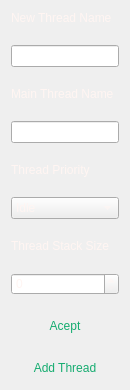
   <widget class="QWidget" name="widget_options_thread_options" native="true">
    <property name="geometry">
     <rect>
      <x>670</x>
      <y>60</y>
      <width>132</width>
      <height>241</height>
     </rect>
    </property>
    <layout class="QVBoxLayout" name="verticalLayout_9">
     <property name="spacing">
      <number>20</number>
     </property>
     <property name="sizeConstraint">
      <enum>QLayout::SetFixedSize</enum>
     </property>
     <item>
      <layout class="QVBoxLayout" name="verticalLayout_6">
       <property name="sizeConstraint">
        <enum>QLayout::SetFixedSize</enum>
       </property>
       <item>
        <widget class="QLabel" name="l_thread_name">
         <property name="styleSheet">
          <string notr="true">font: 12pt &quot;Segoe UI&quot;;
color: rgb(255, 245, 242);
border-color: rgb(21, 172, 112);</string>
         </property>
         <property name="text">
          <string>New Thread Name</string>
         </property>
        </widget>
       </item>
       <item>
        <widget class="QLineEdit" name="le_thread_name">
         <property name="styleSheet">
          <string notr="true">font: 12pt &quot;Segoe UI&quot;;
color: rgb(255, 245, 242);
border-color: rgb(21, 172, 112);</string>
         </property>
        </widget>
       </item>
      </layout>
     </item>
     <item>
      <layout class="QVBoxLayout" name="verticalLayout_32">
       <property name="sizeConstraint">
        <enum>QLayout::SetFixedSize</enum>
       </property>
       <item>
        <widget class="QLabel" name="l_main_thread_name">
         <property name="styleSheet">
          <string notr="true">font: 12pt &quot;Segoe UI&quot;;
color: rgb(255, 245, 242);
border-color: rgb(21, 172, 112);</string>
         </property>
         <property name="text">
          <string>Main Thread Name</string>
         </property>
        </widget>
       </item>
       <item>
        <widget class="QLineEdit" name="le_main_thread_name">
         <property name="styleSheet">
          <string notr="true">font: 12pt &quot;Segoe UI&quot;;
color: rgb(255, 245, 242);
border-color: rgb(21, 172, 112);</string>
         </property>
        </widget>
       </item>
      </layout>
     </item>
     <item>
      <layout class="QVBoxLayout" name="verticalLayout_8">
       <property name="sizeConstraint">
        <enum>QLayout::SetFixedSize</enum>
       </property>
       <item>
        <widget class="QLabel" name="l_thread_priority">
         <property name="styleSheet">
          <string notr="true">font: 12pt &quot;Segoe UI&quot;;
color: rgb(255, 245, 242);
border-color: rgb(21, 172, 112);</string>
         </property>
         <property name="text">
          <string>Thread Priority</string>
         </property>
        </widget>
       </item>
       <item>
        <widget class="QComboBox" name="cb_thread_priority">
         <property name="styleSheet">
          <string notr="true">font: 12pt &quot;Segoe UI&quot;;
color: rgb(255, 245, 242);
border-color: rgb(21, 172, 112);</string>
         </property>
         <item>
          <property name="text">
           <string>Idle </string>
          </property>
         </item>
         <item>
          <property name="text">
           <string>Low </string>
          </property>
         </item>
         <item>
          <property name="text">
           <string>BelowNormal </string>
          </property>
         </item>
         <item>
          <property name="text">
           <string>Normal </string>
          </property>
         </item>
         <item>
          <property name="text">
           <string>AboveNormal </string>
          </property>
         </item>
         <item>
          <property name="text">
           <string>High </string>
          </property>
         </item>
         <item>
          <property name="text">
           <string>Realtime </string>
          </property>
         </item>
         <item>
          <property name="text">
           <string>Error </string>
          </property>
         </item>
        </widget>
       </item>
      </layout>
     </item>
     <item>
      <layout class="QVBoxLayout" name="verticalLayout_7">
       <property name="sizeConstraint">
        <enum>QLayout::SetFixedSize</enum>
       </property>
       <item>
        <widget class="QLabel" name="l_thread_stack_size">
         <property name="styleSheet">
          <string notr="true">font: 12pt &quot;Segoe UI&quot;;
color: rgb(255, 245, 242);
border-color: rgb(21, 172, 112);</string>
         </property>
         <property name="text">
          <string>Thread Stack Size </string>
         </property>
        </widget>
       </item>
       <item>
        <widget class="QSpinBox" name="sb_thread_stack_size">
         <property name="styleSheet">
          <string notr="true">font: 12pt &quot;Segoe UI&quot;;
color: rgb(255, 245, 242);
border-color: rgb(21, 172, 112);</string>
         </property>
         <property name="maximum">
          <number>4096</number>
         </property>
        </widget>
       </item>
      </layout>
     </item>
     <item>
      <widget class="QPushButton" name="pb_acept_main_thread">
       <property name="cursor">
        <cursorShape>PointingHandCursor</cursorShape>
       </property>
       <property name="styleSheet">
        <string notr="true">font: 12pt &quot;Segoe UI&quot;;
color:  rgb(21, 172, 112);</string>
       </property>
       <property name="text">
        <string>Acept</string>
       </property>
       <property name="flat">
        <bool>true</bool>
       </property>
      </widget>
     </item>
     <item>
      <widget class="QPushButton" name="pb_add_thread">
       <property name="cursor">
        <cursorShape>PointingHandCursor</cursorShape>
       </property>
       <property name="styleSheet">
        <string notr="true">font: 12pt &quot;Segoe UI&quot;;
color:  rgb(21, 172, 112);</string>
       </property>
       <property name="text">
        <string>Add Thread</string>
       </property>
       <property name="flat">
        <bool>true</bool>
       </property>
      </widget>
     </item>
    </layout>
   </widget>
